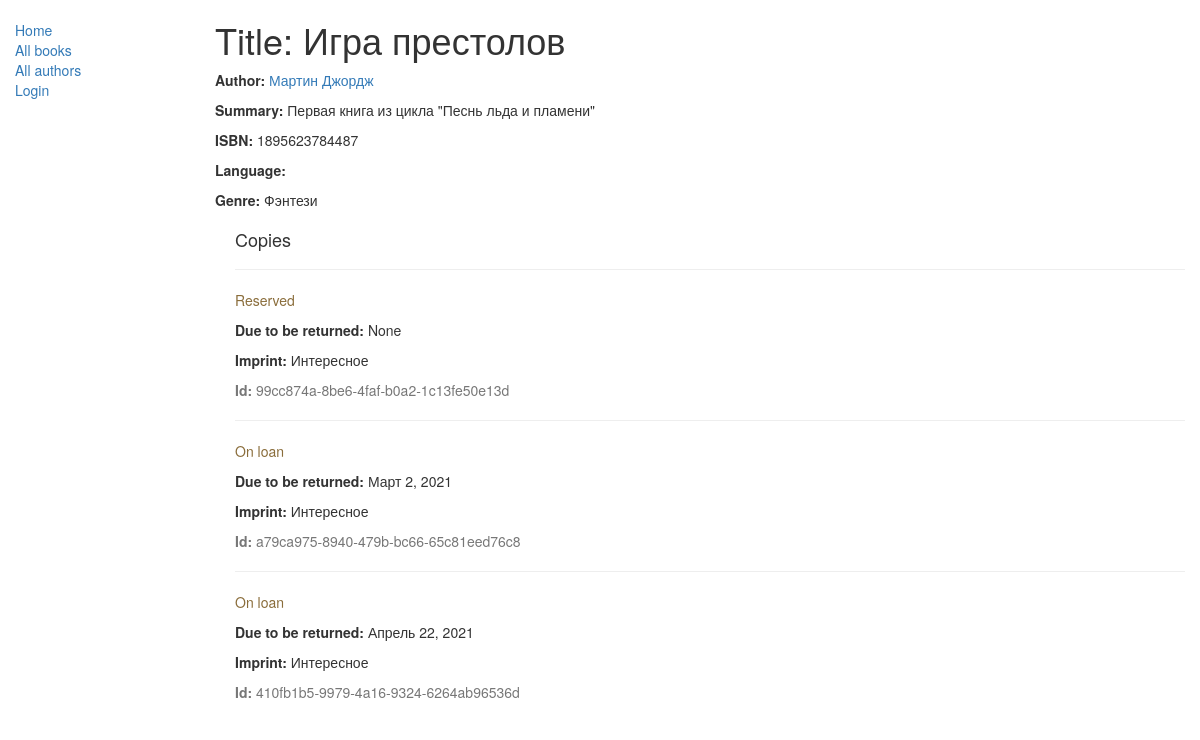
/catalog/book/1, run on the app's committed database.
### catalog/models.py (models this page shows, shortened)
class Book(models.Model):
    title = models.CharField(max_length=200)
    author = models.ForeignKey('Author', on_delete=models.SET_NULL, null=True)
    summary = models.TextField(max_length=1000, help_text='Enter a brief description of the book')
    isbn = models.CharField('ISBN', max_length=13, help_text='13 Character <a href="https://www.isbn-international.org/content/what-isbn">ISBN number</a>')
    genre = models.ManyToManyField(Genre, help_text='Select a genre for this book')
    def display_genre(self):
        return ', '.join([genre.name for genre in self.genre.all()[:3]])
    display_genre.short_description = 'Genre'

class Author(models.Model):
    first_name = models.CharField(max_length=100)
    last_name = models.CharField(max_length=100)
    date_of_birth = models.DateField(null=True, blank=True)
    date_of_death = models.DateField('Died', null=True, blank=True)
    def __str__(self):
        return f'{self.last_name} {self.first_name}'

class Genre(models.Model):
    name = models.CharField(max_length=200, help_text='Enter a book genre (e.g. Science Fiction, French Poetry etc.)')
    def __str__(self):
        return self.name

class BookInstance(models.Model):
    id = models.UUIDField(primary_key=True, default=uuid.uuid4, help_text='Unique ID for this particular book across whole library')
    book = models.ForeignKey(Book, on_delete=models.SET_NULL, null=True)
    imprint = models.CharField(max_length=200)
    due_back = models.DateField(null=True, blank=True)
    borrower = models.ForeignKey(User, on_delete=models.SET_NULL, null=True, blank=True)
    LOAN_STATUS = (
        ('m', 'Maintenance'),
        ('o', 'On loan'),
        ('a', 'Available'),
        ('r', 'Reserved'),
    )
    status = models.CharField(max_length=1, choices=LOAN_STATUS, blank=True, default='m', help_text='Book availability')
    class Meta:
        ordering = ['due_back']
        permissions = (("can_mark_returned", "Set book as returned"),)

### catalog/views.py (the view)
# urls.py: path('book/<int:pk>', views.BookDetailView.as_view(), name='book-detail'),
class BookDetailView(DetailView):
    model = Book

### catalog/templates/catalog/book_detail.html
{% extends "base_generic.html" %}
{% block content %}
  <h1>Title: {{ book.title }}</h1>
  <p><strong>Author:</strong> <a href="{% url 'author-detail' book.author.pk %}">{{ book.author }}</a></p>
  <p><strong>Summary:</strong> {{ book.summary }}</p>
  <p><strong>ISBN:</strong> {{ book.isbn }}</p>
  <p><strong>Language:</strong> {{ book.language }}</p>
  <p><strong>Genre:</strong> {% for genre in book.genre.all %} {{ genre }}{% if not forloop.last %}, {% endif %}{% endfor %}</p>
  <div style="margin-left:20px;margin-top:20px">
    <h4>Copies</h4>
    {% for copy in book.bookinstance_set.all %}
    <hr>
    <p class="{% if copy.status == 'a' %}text-success{% elif copy.status == 'd' %}text-danger{% else %}text-warning{% endif %}">{{ copy.get_status_display }}</p>
    {% if copy.status != 'a' %}<p><strong>Due to be returned:</strong> {{copy.due_back}}</p>{% endif %}
    <p><strong>Imprint:</strong> {{copy.imprint}}</p>
    <p class="text-muted"><strong>Id:</strong> {{copy.id}}</p>
    {% endfor %}
  </div>
{% endblock %}

### data on the page
Book: title "Игра престолов", author "Мартин Джордж", summary "Первая книга из цикла \"Песнь льда и пламени\"", isbn "1895623784487"
Genre: name "Фэнтези"
BookInstance: status "Reserved", due_back "None", imprint "Интересное", id "99cc874a-8be6-4faf-b0a2-1c13fe50e13d"
BookInstance: status "On loan", due_back "Март 2, 2021", imprint "Интересное", id "a79ca975-8940-479b-bc66-65c81eed76c8"
BookInstance: status "On loan", due_back "Апрель 22, 2021", imprint "Интересное", id "410fb1b5-9979-4a16-9324-6264ab96536d"
